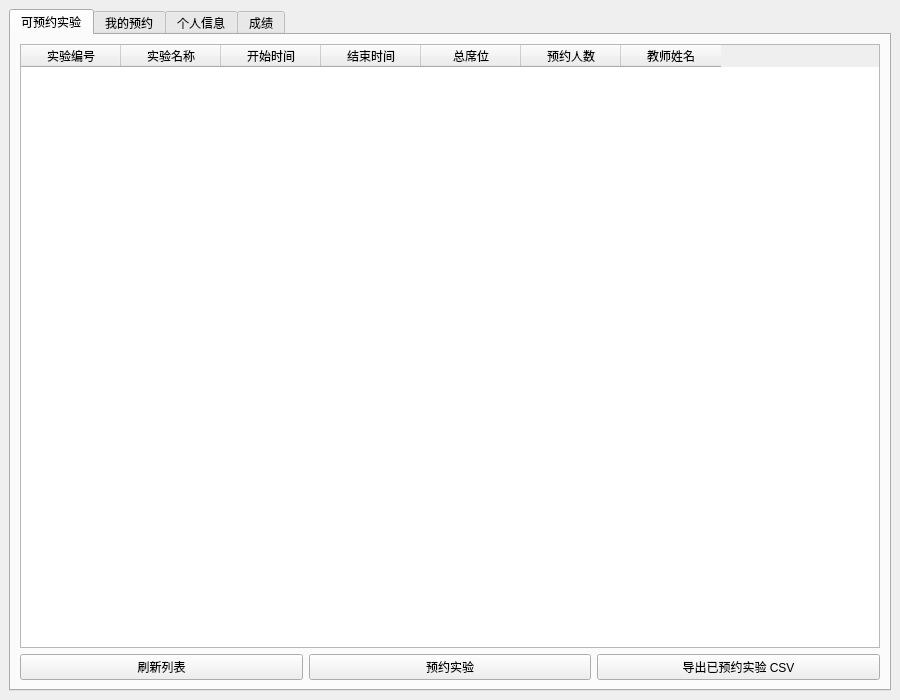
<?xml version="1.0" encoding="UTF-8"?>
<ui version="4.0">
 <class>StudentWindow</class>
 <widget class="QMainWindow" name="StudentWindow">
  <property name="geometry">
   <rect>
    <x>0</x>
    <y>0</y>
    <width>900</width>
    <height>700</height>
   </rect>
  </property>
  <property name="windowTitle">
   <string>学生实验预约系统</string>
  </property>
  <widget class="QWidget" name="centralwidget">
   <layout class="QVBoxLayout" name="verticalLayout">
    <item>
     <widget class="QTabWidget" name="tabWidget">

      <!-- 可预约实验 Tab -->
      <widget class="QWidget" name="tabAvailableExperiments">
       <attribute name="title"><string>可预约实验</string></attribute>
       <layout class="QVBoxLayout" name="vboxAvailable">
        <item>
         <widget class="QTableWidget" name="tableAvailableExperiments">
          <property name="columnCount">
           <number>7</number>
          </property>
          <property name="rowCount">
           <number>0</number>
          </property>
          <column><property name="text"><string>实验编号</string></property></column>
          <column><property name="text"><string>实验名称</string></property></column>
          <column><property name="text"><string>开始时间</string></property></column>
          <column><property name="text"><string>结束时间</string></property></column>
          <column><property name="text"><string>总席位</string></property></column>
          <column><property name="text"><string>预约人数</string></property></column>
          <column><property name="text"><string>教师姓名</string></property></column>
         </widget>
        </item>
        <item>
         <layout class="QHBoxLayout" name="hboxAvailableButtons">
          <item><widget class="QPushButton" name="btnQueryAvailable"><property name="text"><string>刷新列表</string></property></widget></item>
          <item><widget class="QPushButton" name="btnReserve"><property name="text"><string>预约实验</string></property></widget></item>
          <item><widget class="QPushButton" name="btnExportMyReservationsCSV"><property name="text"><string>导出已预约实验 CSV</string></property></widget></item>
         </layout>
        </item>
       </layout>
      </widget>

      <!-- 我的预约 Tab -->
      <widget class="QWidget" name="tabMyReservations">
       <attribute name="title"><string>我的预约</string></attribute>
       <layout class="QVBoxLayout" name="vboxMyReservations">
        <item>
         <widget class="QTableWidget" name="tableMyReservations">
          <property name="columnCount"><number>4</number></property>
          <property name="rowCount"><number>0</number></property>
          <column><property name="text"><string>实验编号</string></property></column>
          <column><property name="text"><string>实验名称</string></property></column>
          <column><property name="text"><string>教师姓名</string></property></column>
          <column><property name="text"><string>成绩</string></property></column>
         </widget>
        </item>
        <item>
         <layout class="QHBoxLayout" name="hboxMyReservationButtons">
          <item><widget class="QPushButton" name="btnQueryMyReservations"><property name="text"><string>刷新列表</string></property></widget></item>
          <item><widget class="QPushButton" name="btnCancelReservation"><property name="text"><string>取消预约</string></property></widget></item>
          <item><widget class="QPushButton" name="btnExportMyReservationsTXT"><property name="text"><string>导出已预约实验 TXT</string></property></widget></item>
         </layout>
        </item>
       </layout>
      </widget>

      <!-- 个人信息 Tab -->
      <widget class="QWidget" name="tabProfile">
       <attribute name="title"><string>个人信息</string></attribute>
       <layout class="QFormLayout" name="formProfile">
        <item row="0" column="0"><widget class="QLabel" name="labelName"><property name="text"><string>姓名：</string></property></widget></item>
        <item row="0" column="1"><widget class="QLineEdit" name="editName"/></item>
        <item row="1" column="0"><widget class="QLabel" name="labelCollege"><property name="text"><string>学院：</string></property></widget></item>
        <item row="1" column="1"><widget class="QLineEdit" name="editCollege"/></item>
        <item row="2" column="0"><widget class="QLabel" name="labelMajor"><property name="text"><string>专业：</string></property></widget></item>
        <item row="2" column="1"><widget class="QLineEdit" name="editMajor"/></item>
        <item row="3" column="0"><widget class="QLabel" name="labelPassword"><property name="text"><string>密码：</string></property></widget></item>
        <item row="3" column="1"><widget class="QLineEdit" name="editPassword"><property name="echoMode"><enum>QLineEdit::Password</enum></property></widget></item>
        <item row="4" column="1"><widget class="QPushButton" name="btnUpdateProfile"><property name="text"><string>更新个人信息</string></property></widget></item>
       </layout>
      </widget>

      <!-- 成绩 Tab -->
      <widget class="QWidget" name="tabScores">
       <attribute name="title"><string>成绩</string></attribute>
       <layout class="QVBoxLayout" name="vboxScores">
        <item>
         <widget class="QTableWidget" name="tableScores">
          <property name="columnCount"><number>3</number></property>
          <property name="rowCount"><number>0</number></property>
          <column><property name="text"><string>实验名称</string></property></column>
          <column><property name="text"><string>教师姓名</string></property></column>
          <column><property name="text"><string>成绩</string></property></column>
         </widget>
        </item>
        <item>
         <widget class="QPushButton" name="btnQueryScores"><property name="text"><string>查询成绩</string></property></widget>
        </item>
       </layout>
      </widget>

     </widget> <!-- tabWidget -->

    </item>
   </layout>
  </widget>
 </widget>
 <resources/>
 <connections/>
</ui>
